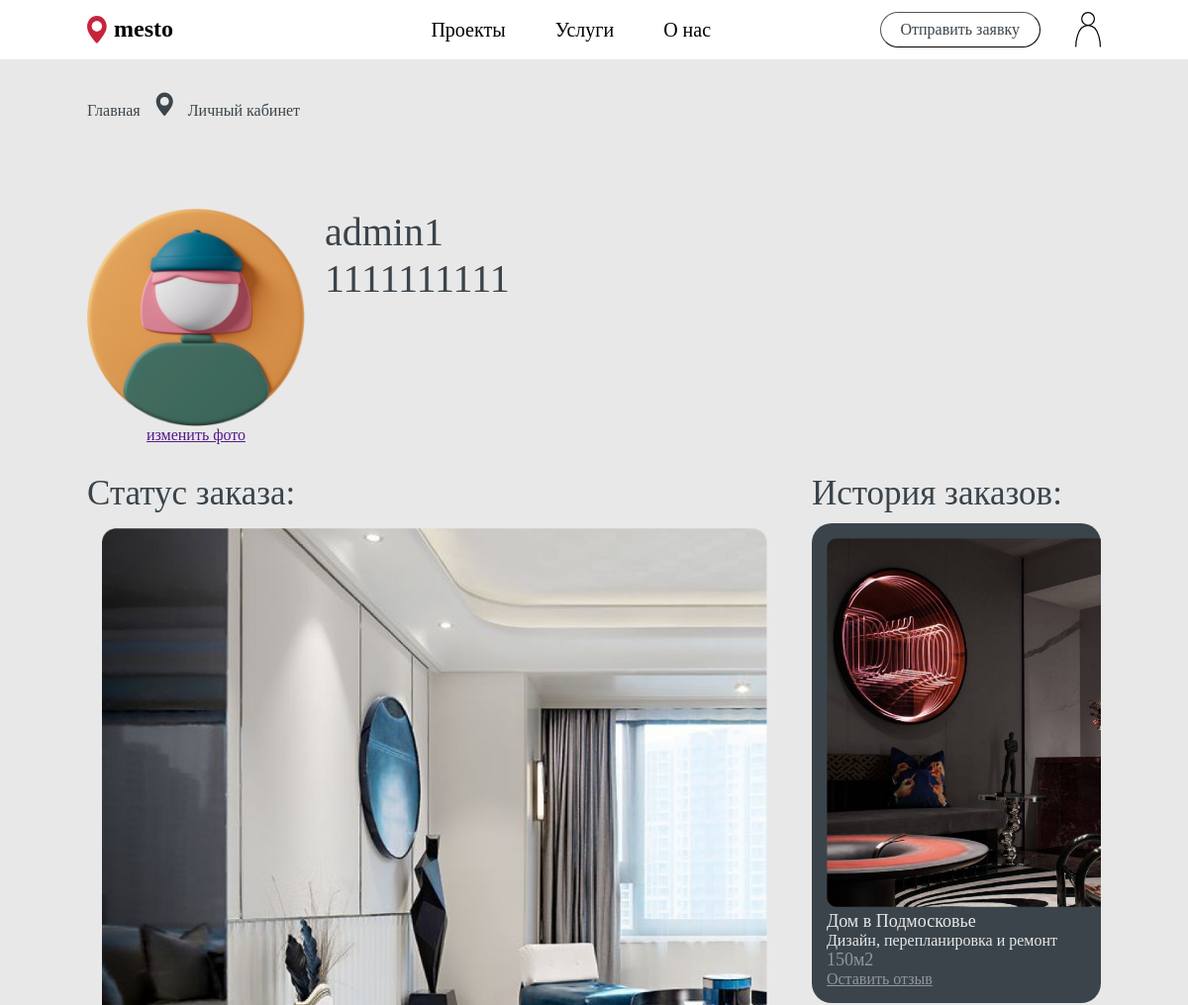
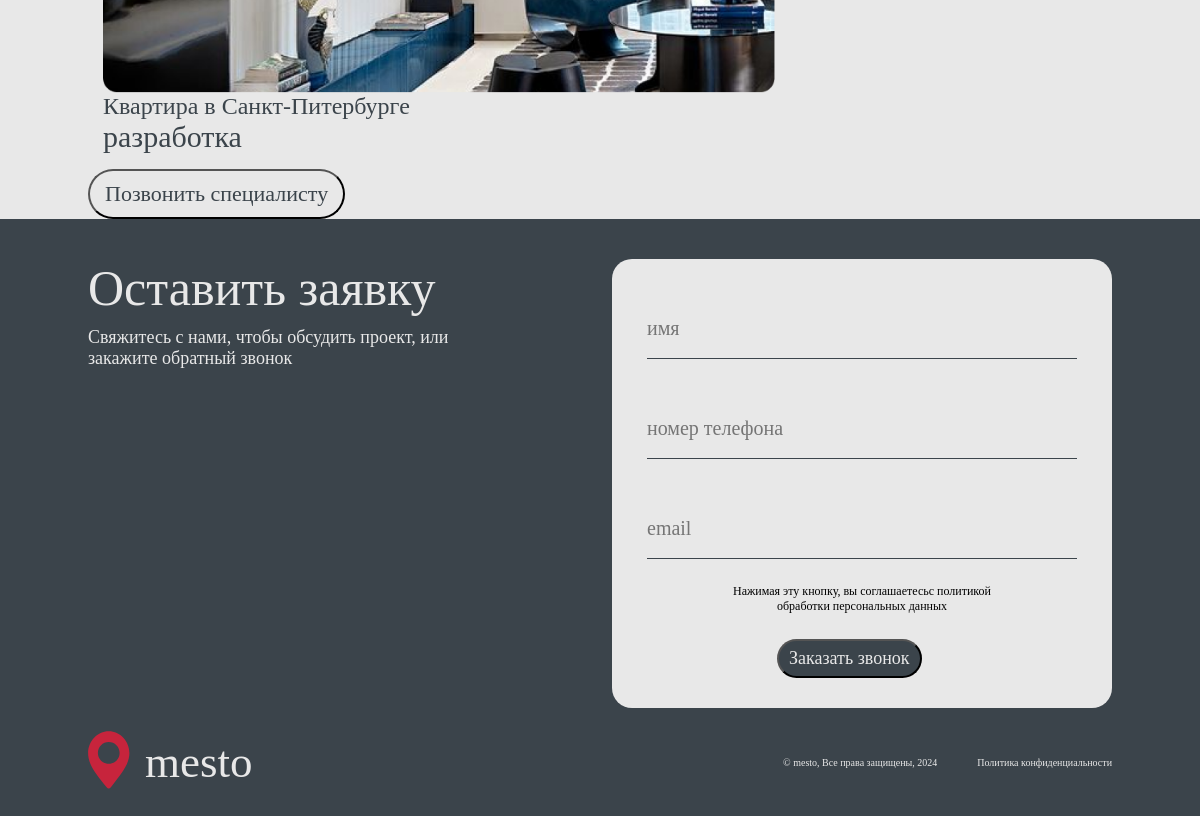
The app's page /account/account.php (signed in) with its own data (2 pictures, top to bottom).
### tables this page shows
CREATE TABLE `orders` (
  `id_orders` int NOT NULL,
  `dataStart` date NOT NULL,
  `dataEnd` date NOT NULL,
  `status` varchar(200) NOT NULL,
  `stars` int DEFAULT '0',
  `comment` varchar(250) DEFAULT '0',
  `id_project` int NOT NULL,
  `id_user` int NOT NULL,
  `id_designer` int NOT NULL
);

CREATE TABLE `project` (
  `id_project` int NOT NULL,
  `image` longblob NOT NULL,
  `address` varchar(250) NOT NULL,
  `services` varchar(250) NOT NULL,
  `square` int NOT NULL
);

### account/account.php (the view, shortened to what this page needs)
<?php
include '../conn.php';
$id_user = $_SESSION['id_user'];
$number = $_SESSION['number'];
$username = $_SESSION['username'];
$sql_history = "SELECT o.*, p.*
       FROM orders o
       JOIN project p ON o.id_project = p.id_project
       WHERE o.id_user = $id_user
       AND o.status = 'Завершён'
       AND o.dataEnd < CURDATE()
       ORDER BY o.dataStart DESC";
$result_history = $conn->query($sql_history);
$sql_status = "SELECT o.*, p.*
       FROM orders o
       JOIN project p ON o.id_project = p.id_project
       WHERE o.id_user = $id_user
       AND o.status <> 'Завершён'
       AND o.dataStart <= CURDATE()
       AND o.dataEnd >= CURDATE()
       ORDER BY o.dataStart DESC";
$result_status = $conn->query($sql_status);
?>
<!doctype html>
<html lang="en">
  <head>
    <link rel="stylesheet" href="../public/styles/account.css">
  </head>
  <body>
    <header>
      <div class="header-fix">
          <div class="conteiner">
            <div class="head">
              <div class="head_logo">
                <img class="head_logo_img" src="../public/images/mestoLogo.svg" alt="">
                <a class="head_logo_name" href="../index.html">mesto</a>
              </div>
              <nav class="head_center">
                <ul class="head_center_list">
                  <li class="head_center_list_item"><a class="head_center_list_item_link" href="../project/project.html">Проекты</a></li>
                  <li class="head_center_list_item"><a class="head_center_list_item_link" href="../service/service.html">Услуги</a></li>
                  <li class="head_center_list_item"><a class="head_center_list_item_link" href="../company/company.html">О нас</a></li>
                </ul>
              </nav>
              <div class="head_end">
                <button class="head_end_btn">Отправить заявку</button>
                <img class="head_end_link" src="../public/images/acc.svg" alt="">
              </div>
            </div>
          </div>
      </div>
    </header>
    <section style="background-color: #e8e8e8;">
        <div class="conteiner">
            <div class="account">
                <div class="account_way">
                    <a class="account_way_link" href="../index.html">Главная</a>
                    <img class="account_way_point" src="../public/images/mestoLogo(dark).svg" alt="">
                    <a class="account_way_link" href="./index.html">Личный кабинет</a>
                </div>
                <div class="account_person">
                    <div class="account_person_choose">
                        <img class="account_person_choose_img" src="../public/images/avatars/avatar girl with hair.png" alt="">
                        <a class="account_person_choose_link" href="">изменить фото</a>
                    </div>
                    <div class="account_person_back">
                        <p class="account_person_back_name"><?php echo $username; ?></p>
                        <p class="account_person_back_name"><?php echo $number; ?></p>
                    </div>
                </div>
            </div>
        </div>
    </section>
    <section style="background-color: #e8e8e8;">
      <div class="conteiner">
        <div class="person">
          <div class="person_status">
            <p class="person_status_head">Статус заказа:</p>
            <div class="person_status_yes">
            <?php if ($result_status->num_rows > 0) {
                  while($row = $result_status->fetch_assoc()) { ?>
              <div class="person_status_yes_info">
                <img class="person_status_yes_info_img" src="../public/images/<?php echo $row['image']; ?>" alt="">
                <p class="person_status_yes_info_address"><?php echo $row['address']; ?></p>
                <p class="person_status_yes_info_status"><?php echo $row['status']; ?></p>
              </div>
              <button class="person_status_yes_btn">Позвонить специалисту</button>
              <?php }
                  } else { ?>
              <p class="person_status_yes_null">У вас пока нет действущих заказов</p>
              <?php } ?>
            </div>
          </div>
          <div class="person_history">
            <p class="person_history_head">История заказов:</p>
            <div class="person_history_yes">
            <?php if ($result_history->num_rows > 0) {
                  while($row = $result_history->fetch_assoc()) { ?>
              <div class="person_history_yes_block">
                <img class="person_history_yes_block_img" src="../public/images/<?php echo $row['image']; ?>" alt="">
                <p class="person_history_yes_block_addres"><?php echo $row['address']; ?></p>
                <p class="person_history_yes_block_type"><?php echo $row['services']; ?></p>
                <p class="person_history_yes_block_square"><?php echo $row['square']; ?>м2</p>
                <p class="person_history_yes_block_feedback"  >Оставить отзыв</p>
              </div>
            </div>
            <?php }
                  } else { ?>
            <p class="person_history_null">У вас пока нет завершённых заказов</p>
                <?php } ?>
        </div>
      </div>
    </section>
    <section style="background-color: #3B444B">
      <div class="conteiner">
        <div class="form">
          <div class="form_text">
            <h3 class="form_text_head">Оставить заявку</h3>
            <p class="form_text_paragraf">Свяжитесь с нами, чтобы обсудить проект, или закажите обратный звонок</p>
          </div>
          <div class="form_block">
            <form class="form_block_send" method="post" action="../send.php">
              <input class="form_block_send_input" type="text" name="username" placeholder="имя" required><br>
              <input class="form_block_send_input" type="number" name="number" placeholder="номер телефона" required><br>
              <input class="form_block_send_input" type="email" name="email" placeholder="email" required><br>
              <p class="form_block_send_text">Нажимая эту кнопку, вы соглашаетесьс политикой обработки персональных данных</p>
              <input class="form_block_send_button" type="submit" name="send" value="Заказать звонок">
            </form>
          </div>
        </div>
      </div>
    </section>
    <footer style="background-color: #3B444B">
      <div class="conteiner">
        <div class="footer">
          <div class="footer_logo">
            <a href="../index.html"><img class="footer_logo_img" src="../public/images/mestoLogo.svg" alt=""></a>
            <a class="footer_logo_text" href="../index.html">mesto</a>
          </div>
          <div class="footer_right">
            <p class="footer_right_text">© mesto, Все права защищены, 2024</p>
            <p class="footer_right_text">Политика конфиденциальности</p>
          </div>
        </div>
      </div>
    </footer>
  </body>
</html>

### records on screen
orders: id_project.image (picture), id_project.address "Квартира в Санкт-Питербурге", status "разработка"
orders: id_project.image (picture), id_project.address "Дом в Подмосковье", id_project.services "Дизайн, перепланировка и ремонт", id_project.square "150"

### other values on screen
$username "admin1"
$number "1111111111"
